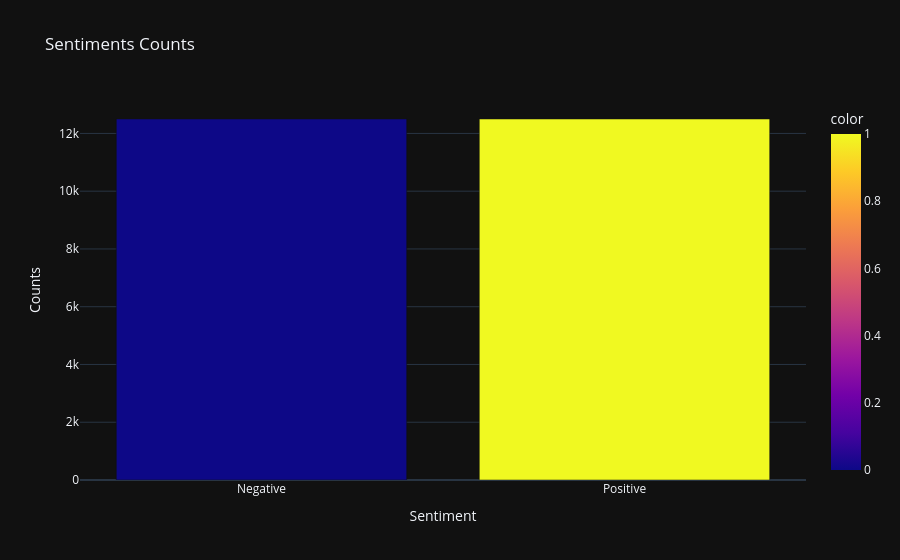

The notebook cell this image was saved under:
### Markdown cell above
### **Step 3: Preprocessing**

### Code cell
sentiment_counts = train_df['sentiment'].value_counts()

fig =px.bar(x= {0:'Negative',1:'Positive'},
            y= sentiment_counts.values,
            color=sentiment_counts.index,
            color_discrete_sequence =  px.colors.qualitative.Dark24,
            title='<b>Sentiments Counts')

fig.update_layout(title='Sentiments Counts',
                  xaxis_title='Sentiment',
                  yaxis_title='Counts',
                  template='plotly_dark')


fig.show()
pyo.plot(fig, filename = 'Sentiments Counts.html', auto_open = True)

### Figure 1 — Plotly figure (JSON) as saved in the notebook; plotly's stock layout.template omitted (floating-point values rounded to 4 significant figures)
{"data": [{"hovertemplate": "x=%{x}<br>y=%{y}<br>color=%{marker.color}<extra></extra>", "legendgroup": "", "marker": {"color": [0, 1], "coloraxis": "coloraxis", "pattern": {"shape": ""}}, "name": "", "orientation": "v", "showlegend": false, "textposition": "auto", "type": "bar", "x": ["Negative", "Positive"], "xaxis": "x", "y": [12500, 12500], "yaxis": "y"}], "layout": {"autosize": true, "barmode": "relative", "coloraxis": {"colorbar": {"title": {"text": "color"}}, "colorscale": [[0, "#0d0887"], [0.1111, "#46039f"], [0.2222, "#7201a8"], [0.3333, "#9c179e"], [0.4444, "#bd3786"], [0.5556, "#d8576b"], [0.6667, "#ed7953"], [0.7778, "#fb9f3a"], [0.8889, "#fdca26"], [1, "#f0f921"]]}, "legend": {"tracegroupgap": 0}, "title": {"text": "Sentiments Counts"}, "xaxis": {"anchor": "y", "autorange": true, "domain": [0, 1], "range": [-0.5, 1.5], "title": {"text": "Sentiment"}, "type": "category"}, "yaxis": {"anchor": "x", "autorange": true, "domain": [0, 1], "range": [0, 13160.0], "title": {"text": "Counts"}, "type": "linear"}}}
